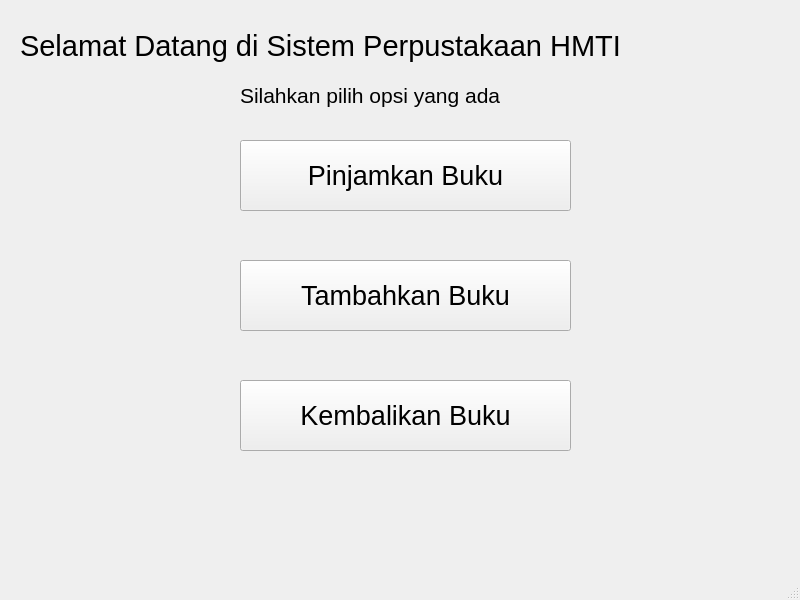
<?xml version="1.0" encoding="UTF-8"?>
<ui version="4.0">
 <class>MainWindow</class>
 <widget class="QMainWindow" name="MainWindow">
  <property name="geometry">
   <rect>
    <x>0</x>
    <y>0</y>
    <width>800</width>
    <height>600</height>
   </rect>
  </property>
  <property name="windowTitle">
   <string>Perpustakaan HMTI</string>
  </property>
  <widget class="QWidget" name="centralwidget">
   <widget class="QPushButton" name="pushButton_2">
    <property name="geometry">
     <rect>
      <x>240</x>
      <y>140</y>
      <width>331</width>
      <height>71</height>
     </rect>
    </property>
    <property name="font">
     <font>
      <pointsize>20</pointsize>
     </font>
    </property>
    <property name="text">
     <string>Pinjamkan Buku</string>
    </property>
   </widget>
   <widget class="QPushButton" name="pushButton_3">
    <property name="geometry">
     <rect>
      <x>240</x>
      <y>260</y>
      <width>331</width>
      <height>71</height>
     </rect>
    </property>
    <property name="font">
     <font>
      <pointsize>20</pointsize>
     </font>
    </property>
    <property name="text">
     <string>Tambahkan Buku</string>
    </property>
   </widget>
   <widget class="QPushButton" name="pushButton_4">
    <property name="geometry">
     <rect>
      <x>240</x>
      <y>380</y>
      <width>331</width>
      <height>71</height>
     </rect>
    </property>
    <property name="font">
     <font>
      <pointsize>20</pointsize>
     </font>
    </property>
    <property name="text">
     <string>Kembalikan Buku</string>
    </property>
   </widget>
   <widget class="QLabel" name="label">
    <property name="geometry">
     <rect>
      <x>20</x>
      <y>20</y>
      <width>761</width>
      <height>51</height>
     </rect>
    </property>
    <property name="font">
     <font>
      <pointsize>22</pointsize>
     </font>
    </property>
    <property name="text">
     <string>Selamat Datang di Sistem Perpustakaan HMTI</string>
    </property>
   </widget>
   <widget class="QLabel" name="label_2">
    <property name="geometry">
     <rect>
      <x>240</x>
      <y>80</y>
      <width>331</width>
      <height>31</height>
     </rect>
    </property>
    <property name="font">
     <font>
      <pointsize>16</pointsize>
     </font>
    </property>
    <property name="text">
     <string>Silahkan pilih opsi yang ada</string>
    </property>
   </widget>
  </widget>
  <widget class="QMenuBar" name="menubar">
   <property name="geometry">
    <rect>
     <x>0</x>
     <y>0</y>
     <width>800</width>
     <height>26</height>
    </rect>
   </property>
  </widget>
  <widget class="QStatusBar" name="statusbar"/>
 </widget>
 <resources/>
 <connections/>
</ui>
